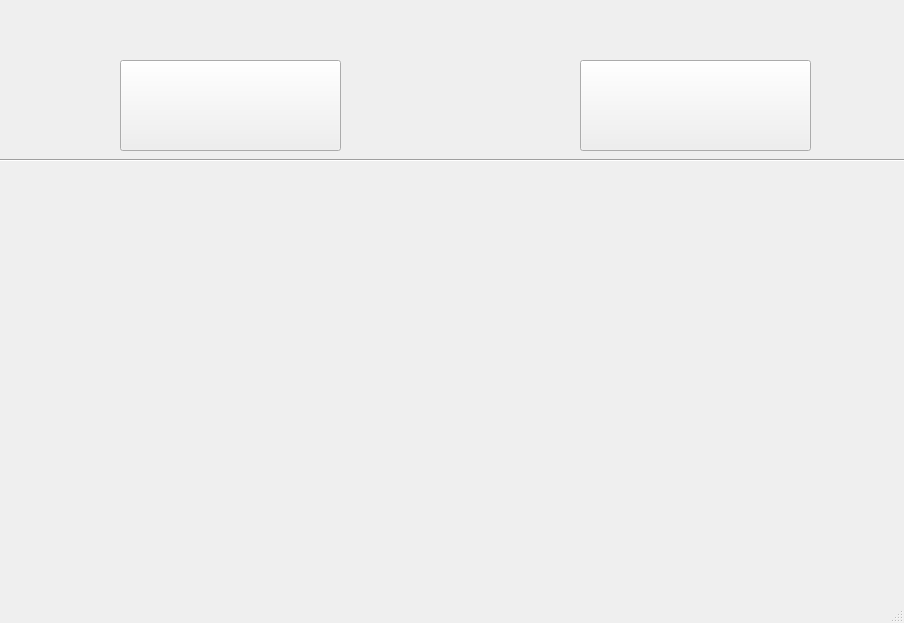
<?xml version="1.0" encoding="UTF-8"?>
<ui version="4.0">
 <class>MainWindow</class>
 <widget class="QMainWindow" name="MainWindow">
  <property name="geometry">
   <rect>
    <x>0</x>
    <y>0</y>
    <width>904</width>
    <height>623</height>
   </rect>
  </property>
  <property name="windowTitle">
   <string>MainWindow</string>
  </property>
  <widget class="QWidget" name="centralwidget">
   <widget class="QPushButton" name="drawButton">
    <property name="geometry">
     <rect>
      <x>120</x>
      <y>60</y>
      <width>221</width>
      <height>91</height>
     </rect>
    </property>
    <property name="text">
     <string/>
    </property>
   </widget>
   <widget class="QPushButton" name="clearButton">
    <property name="geometry">
     <rect>
      <x>580</x>
      <y>60</y>
      <width>231</width>
      <height>91</height>
     </rect>
    </property>
    <property name="text">
     <string/>
    </property>
   </widget>
   <widget class="Line" name="line">
    <property name="geometry">
     <rect>
      <x>-33</x>
      <y>150</y>
      <width>1021</width>
      <height>20</height>
     </rect>
    </property>
    <property name="orientation">
     <enum>Qt::Horizontal</enum>
    </property>
   </widget>
  </widget>
  <widget class="QMenuBar" name="menubar">
   <property name="geometry">
    <rect>
     <x>0</x>
     <y>0</y>
     <width>904</width>
     <height>26</height>
    </rect>
   </property>
  </widget>
  <widget class="QStatusBar" name="statusbar"/>
 </widget>
 <resources/>
 <connections/>
</ui>
